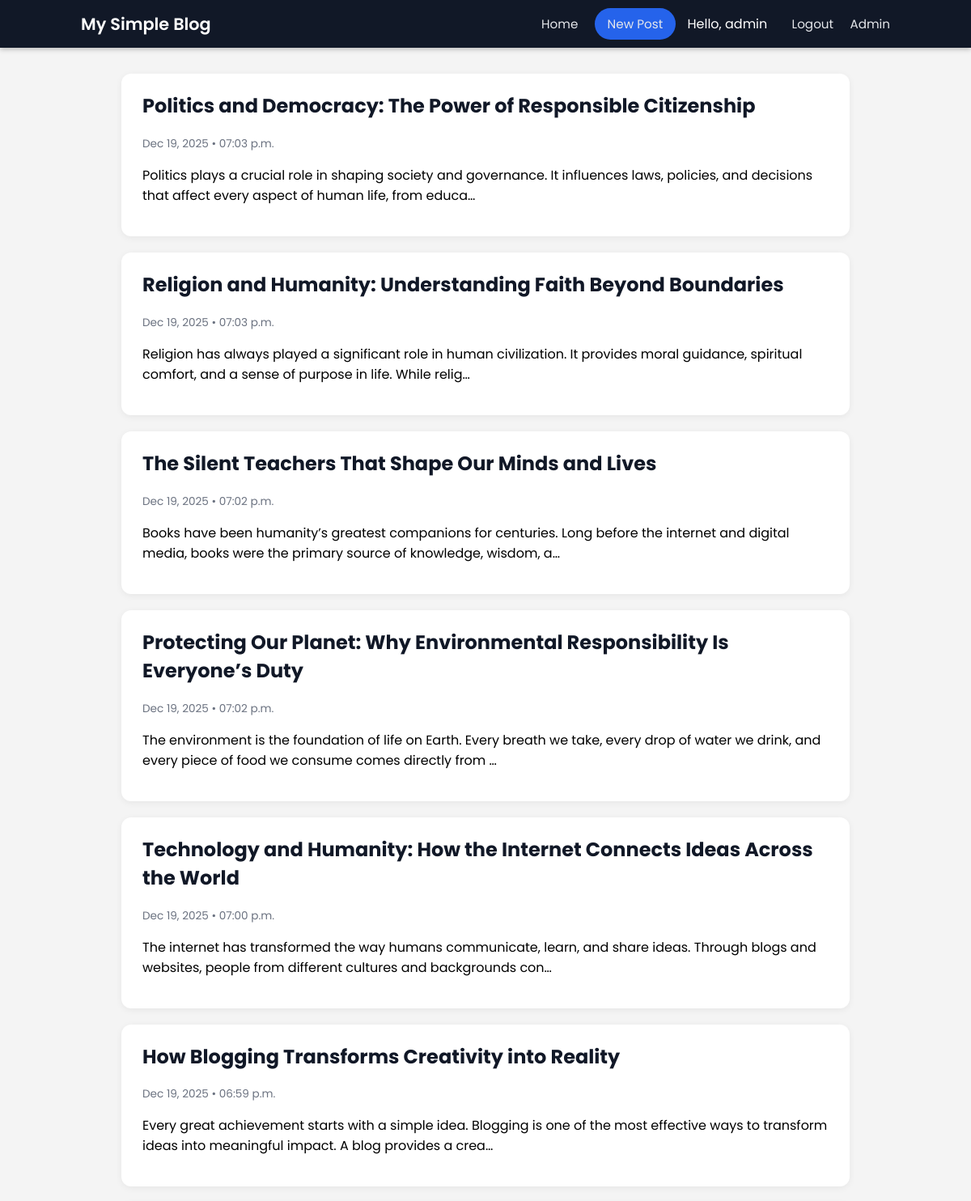
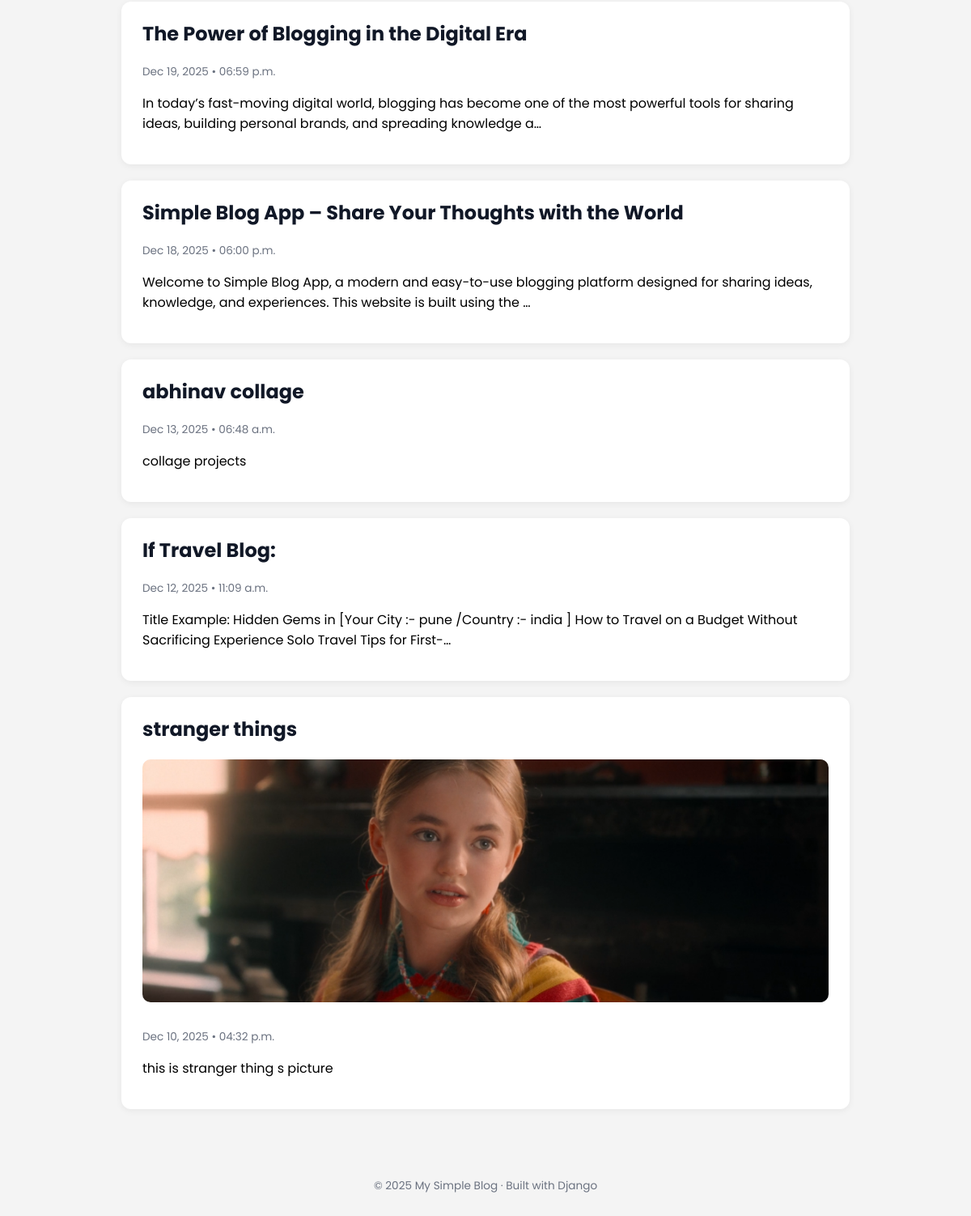
The app's page / (signed in) with its own data (2 pictures, top to bottom).
### blogapp/models.py (models this page shows, shortened)
class Post(models.Model):
    title = models.CharField(max_length=200)
    content = models.TextField()
    created_at = models.DateTimeField(auto_now_add=True)
    image = models.ImageField(upload_to='post_images/', blank=True, null=True)

### blogapp/views.py (the view)
# urls.py: path('', views.home, name='home'),
def home(request):
    posts = Post.objects.all().order_by('-created_at')
    return render(request, 'blogapp/home.html', {'posts': posts})

### blogapp/templates/blogapp/home.html (shortened to what this page needs)
{% extends "blogapp/base.html" %}
{% block content %}
{% for post in posts %}
<article class="post-card">
    <h2>
        <a href="{% url 'blogapp:post_detail' pk=post.pk %}">
            {{ post.title }}
        </a>
    </h2>
    {% if post.image %}
        <img src="{{ post.image.url }}" alt="{{ post.title }}" class="post-image">
    {% endif %}
    <p class="post-meta">
        {{ post.created_at|date:"M d, Y • h:i a" }}
    </p>
    <p>{{ post.content|truncatechars:160 }}</p>
</article>
{% empty %}
<p>No posts available.</p>
{% endfor %}
{% endblock %}

### blogapp/templates/blogapp/base.html (shortened to what this page needs)
{% load static %}
<!DOCTYPE html>
<html>
<head>
  <link rel="stylesheet" href="{% static 'blogapp/style.css' %}">
</head>
<body>
  <nav class="navbar">
    <div class="nav-container">
      <a href="{% url 'blogapp:home' %}" class="nav-brand">My Simple Blog</a>
      <div class="nav-links">
        <a href="{% url 'blogapp:home' %}">Home</a>
        {% if user.is_authenticated %}
          <a href="{% url 'blogapp:post_create' %}" class="btn-primary">New Post</a>
          <span style="margin-left:10px; margin-right:10px;">Hello, {{ user.username }}</span>
          <a href="{% url 'blogapp:logout' %}">Logout</a>
        {% else %}
          <a href="{% url 'blogapp:login' %}">Login</a>
        {% endif %}
        <a href="/admin/" target="_blank">Admin</a>
      </div>
    </div>
  </nav>
  <main class="container">
    {% block content %}{% endblock %}
  </main>
  <footer class="footer">
    <p>© {% now "Y" %} My Simple Blog · Built with Django</p>
  </footer>
</body>
</html>

### blogapp/static/blogapp/style.css (style rules this page uses)
body { font-family: "Poppins", Arial, sans-serif; background-color: #f4f4f4; margin: 0; padding: 0; }
a { color: inherit; }
.navbar { background-color: #111827; color: white; padding: 10px 0; box-shadow: 0 2px 6px rgba(0,0,0,0.25); }
.nav-container { max-width: 1000px; margin: 0 auto; padding: 0 16px; display: flex; align-items: center; justify-content: space-between; }
.nav-brand { font-weight: 600; font-size: 1.3rem; text-decoration: none; color: white; }
.nav-links a { margin-left: 16px; text-decoration: none; color: #e5e7eb; font-size: 0.95rem; }
.container { max-width: 900px; margin: 32px auto 60px auto; padding: 0 16px; }
.post-card { background: #ffffff; padding: 22px 26px; margin-bottom: 20px; border-radius: 12px; box-shadow: 0 2px 8px rgba(0,0,0,0.06); }
.post-card h1, .post-card h2 { margin-top: 0; }
.post-card h2 a { color: #111827; text-decoration: none; }
.post-meta { color: #6b7280; font-size: 0.85rem; margin-bottom: 10px; }
.btn-primary, .btn-secondary { display: inline-block; padding: 8px 16px; border-radius: 999px; font-size: 0.9rem; text-decoration: none; border: none; cursor: pointer; }
.btn-primary { background-color: #2563eb; color: white; }
.footer { text-align: center; padding: 12px 0 16px 0; font-size: 0.85rem; color: #6b7280; }
.post-image { width: 100%; max-height: 300px; object-fit: cover; border-radius: 10px; margin-bottom: 12px; }

### records on screen
Post: title "Politics and Democracy: The Power of Responsible Citizenship", created_at "Dec 19, 2025 • 07:03 p.m.", content "Politics plays a crucial role in shaping society and governance. It influences laws, policies, and decisions that affect every aspect of human life, from educa…"
Post: title "Religion and Humanity: Understanding Faith Beyond Boundaries", created_at "Dec 19, 2025 • 07:03 p.m.", content "Religion has always played a significant role in human civilization. It provides moral guidance, spiritual comfort, and a sense of purpose in life. While relig…"
Post: title "The Silent Teachers That Shape Our Minds and Lives", created_at "Dec 19, 2025 • 07:02 p.m.", content "Books have been humanity’s greatest companions for centuries. Long before the internet and digital media, books were the primary source of knowledge, wisdom, a…"
Post: title "Protecting Our Planet: Why Environmental Responsibility Is Everyone’s Duty", created_at "Dec 19, 2025 • 07:02 p.m.", content "The environment is the foundation of life on Earth. Every breath we take, every drop of water we drink, and every piece of food we consume comes directly from …"
Post: title "Technology and Humanity: How the Internet Connects Ideas Across the World", created_at "Dec 19, 2025 • 07:00 p.m.", content "The internet has transformed the way humans communicate, learn, and share ideas. Through blogs and websites, people from different cultures and backgrounds con…"
Post: title "How Blogging Transforms Creativity into Reality", created_at "Dec 19, 2025 • 06:59 p.m.", content "Every great achievement starts with a simple idea. Blogging is one of the most effective ways to transform ideas into meaningful impact. A blog provides a crea…"
Post: title "The Power of Blogging in the Digital Era", created_at "Dec 19, 2025 • 06:59 p.m.", content "In today’s fast-moving digital world, blogging has become one of the most powerful tools for sharing ideas, building personal brands, and spreading knowledge a…"
Post: title "Simple Blog App – Share Your Thoughts with the World", created_at "Dec 18, 2025 • 06:00 p.m.", content "Welcome to Simple Blog App, a modern and easy-to-use blogging platform designed for sharing ideas, knowledge, and experiences. This website is built using the …"
Post: title "abhinav collage", created_at "Dec 13, 2025 • 06:48 a.m.", content "collage projects"
Post: title "If Travel Blog:", created_at "Dec 12, 2025 • 11:09 a.m.", content "Title Example: Hidden Gems in [Your City :- pune /Country :- india ] How to Travel on a Budget Without Sacrificing Experience Solo Travel Tips for First-…"
Post: title "stranger things", image (picture), created_at "Dec 10, 2025 • 04:32 p.m.", content "this is stranger thing s picture"

### other values on screen
{{ user.username }} "admin"
